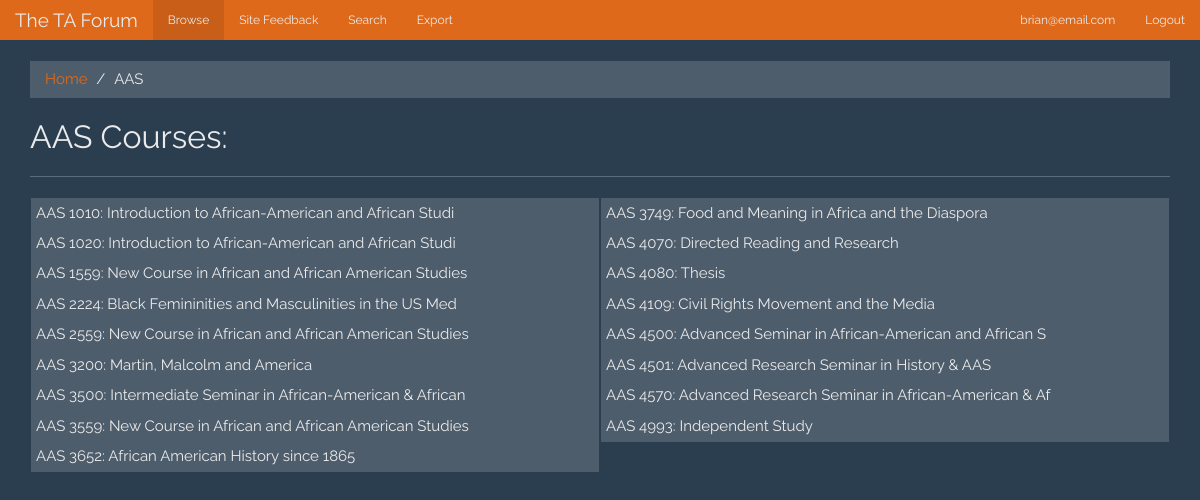
The app's page /index.php?course_dept=AAS (signed in) with its own data.
### tables this page shows
CREATE TABLE IF NOT EXISTS `course` (
  `course_id` int(11) NOT NULL,
  `course_dept` varchar(4) NOT NULL,
  `course_mnemonic_number` smallint(6) NOT NULL,
  `title` varchar(50) NOT NULL
);

### index.php (the view, shortened to what this page needs)
<head>
    <?php
        require_once "includes/head.php";
    ?>
</head>
<body>
    <?php
        require_once "includes/navbar.php";
        $db = DbUtil::loginConnection(true);
    ?>
    <div class="container">
        <?php
            if (isset($_GET['course_dept'])) {
                $course_dept = strtoupper($_GET['course_dept']);
                if (isset($_GET['course_mnemonic_number'])) {
                    $course_mnemonic_number = $_GET['course_mnemonic_number'];
                    if (isset($_GET['ta_id'])) {
                        $ta_id = strtolower($_GET['ta_id']); ?>
                        <ol class="breadcrumb">
                            <li><a href="<?=$_SERVER['CONTEXT_PREFIX']?>">Home</a></li>
                            <li><a href="<?=$_SERVER['CONTEXT_PREFIX']?>/<?=$course_dept?>"><?=$course_dept?></a></li>
                            <li><a href="<?=$_SERVER['CONTEXT_PREFIX']?>/<?=$course_dept?>/<?=$course_mnemonic_number?>"><?=$course_mnemonic_number?></a></li>
                            <li class="active"><?=$ta_id?></li>
                        </ol> <?php
                        showTAReviews($course_dept, $course_mnemonic_number, $ta_id);
                    } else { ?>
                        <ol class="breadcrumb">
                            <li><a href="<?=$_SERVER['CONTEXT_PREFIX']?>">Home</a></li>
                            <li><a href="<?=$_SERVER['CONTEXT_PREFIX']?>/<?=$course_dept?>"><?=$course_dept?></a></li>
                            <li class="active"><?=$course_mnemonic_number?></li>
                        </ol> <?php
                        showCourseTAs($course_dept, $course_mnemonic_number);
                    }
                } else { ?>
                    <ol class="breadcrumb">
                        <li><a href="<?=$_SERVER['CONTEXT_PREFIX']?>">Home</a></li>
                        <li class="active"><?=$course_dept?></li>
                    </ol> <?php
                    showDepartmentCourses($course_dept);
                }
            }
            function showDepartmentCourses($course_dept) {
                global $db;
                $stmt = $db->prepare("SELECT course_mnemonic_number, title FROM course WHERE course_dept = ?");
                $stmt->bind_param("s", $course_dept);
                $stmt->execute();
                $stmt->store_result();
                $stmt->bind_result($course_mnemonic_number, $title);
                $num_rows = $stmt->num_rows;
                echo "<h2>$course_dept Courses:</h2><hr />";
                if ($num_rows > 0) {
                    echo "<div class=\"container-fluid\">";
                    echo "<div class=\"row text-left\">";
                    for ($i = 0; $i < $num_rows; $i += ceil($num_rows / 2)) {
                        echo "<div class=\"col-xs-12 col-sm-6 list-unstyled\" style=\"padding: 0px 1px\">";
                        for ($j = $i; $j < $i + ceil($num_rows / 2) && $stmt->fetch(); $j++) {
                            echo "<a class=\"list-group-item\" style=\"padding: 4px;\" href=\"$course_dept/$course_mnemonic_number\">$course_dept $course_mnemonic_number: $title</a>";
                        }
                        echo "</div>";
                    }
                    echo "</div>";
                    echo "</div>";
                } else {
                    echo "<div class=\"alert alert-danger\"><strong>Error!</strong> Could not find department \"$course_dept.\"</div>";
                }
            }
                            ?>
    </div>
</body>

### assets/custom.css (style rules this page uses)
body { font-family: 'Raleway'; font-style: normal; }

### records on screen
course: course_mnemonic_number "1010", title "Introduction to African-American and African Studi"
course: course_mnemonic_number "1020", title "Introduction to African-American and African Studi"
course: course_mnemonic_number "1559", title "New Course in African and African American Studies"
course: course_mnemonic_number "2224", title "Black Femininities and Masculinities in the US Med"
course: course_mnemonic_number "2559", title "New Course in African and African American Studies"
course: course_mnemonic_number "3200", title "Martin, Malcolm and America"
course: course_mnemonic_number "3500", title "Intermediate Seminar in African-American & African"
course: course_mnemonic_number "3559", title "New Course in African and African American Studies"
course: course_mnemonic_number "3652", title "African American History since 1865"
course: course_mnemonic_number "3749", title "Food and Meaning in Africa and the Diaspora"
course: course_mnemonic_number "4070", title "Directed Reading and Research"
course: course_mnemonic_number "4080", title "Thesis"
course: course_mnemonic_number "4109", title "Civil Rights Movement and the Media"
course: course_mnemonic_number "4500", title "Advanced Seminar in African-American and African S"
course: course_mnemonic_number "4501", title "Advanced Research Seminar in History & AAS"
course: course_mnemonic_number "4570", title "Advanced Research Seminar in African-American & Af"
course: course_mnemonic_number "4993", title "Independent Study"

### other values on screen
$_SESSION["email"] "brian@email.com"
$course_dept "AAS"
